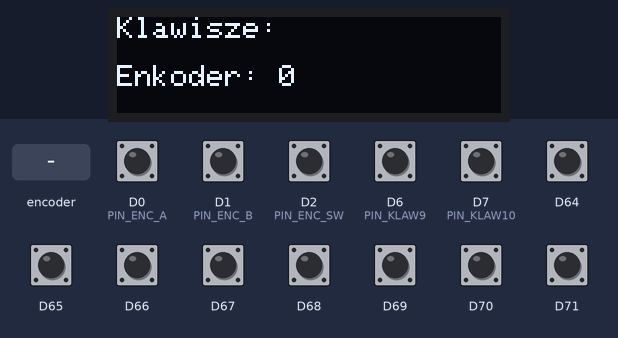
Bench run of a sketch on a simulated Seeed XIAO (SAMD21). Parts: 128×32 one-colour display. Inputs (shaded band) come from the test bench; at power-on: D0 (PIN_ENC_A), D1 (PIN_ENC_B), D2 (PIN_ENC_SW), D6 (PIN_KLAW9), D7 (PIN_KLAW10), D64–71 HIGH. What the sketch prints to the serial monitor is not drawn.

Above: at 1.2 s.
1.3 s: rotary encoder on D0 (PIN_ENC_A) / D1 (PIN_ENC_B) turned 3 steps (first pin leading)
At 2.3 s:
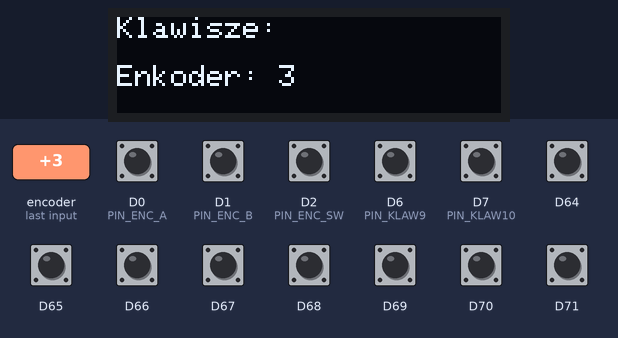
3.4 s: D2 (PIN_ENC_SW) pulled LOW for 0.15 s
At 3.49 s:
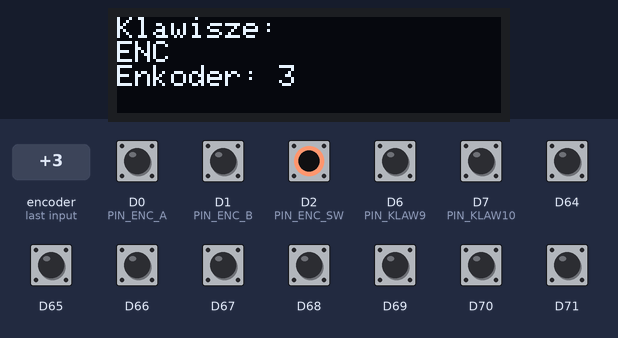
5.0 s: D6 (PIN_KLAW9) pulled LOW for 0.15 s
At 5.09 s:
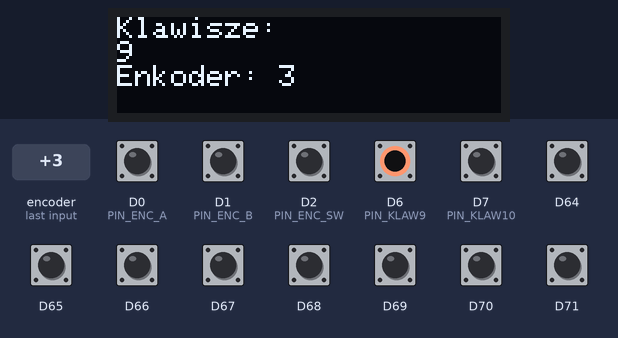
6.6 s: D7 (PIN_KLAW10) pulled LOW for 0.15 s
At 6.69 s:
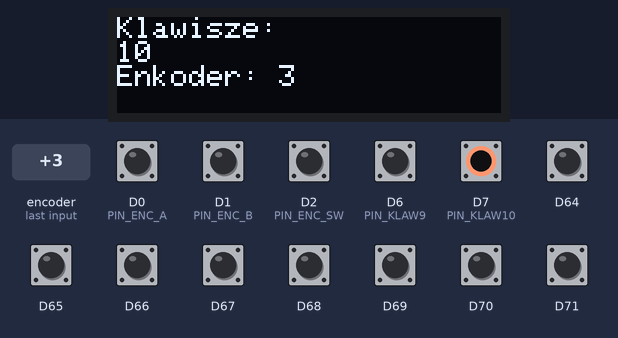
8.2 s: D64 pulled LOW for 0.15 s
At 8.29 s:
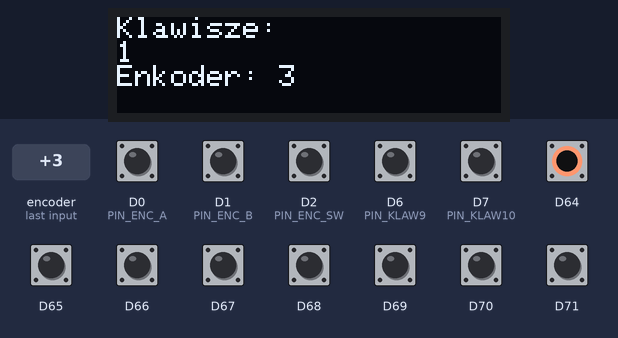
9.8 s: D65 pulled LOW for 0.15 s
At 9.89 s:
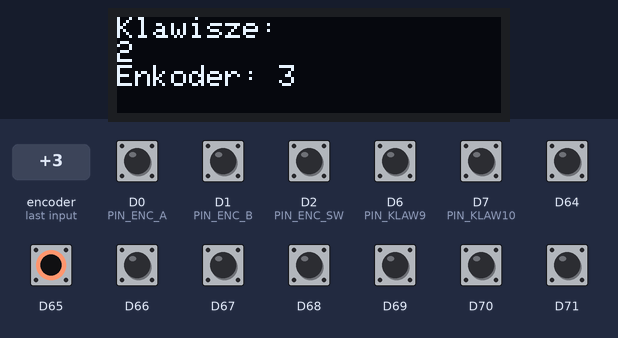
Timing chart, 0 to 12.4 s (numbered marks = the images above; inputs shaded):
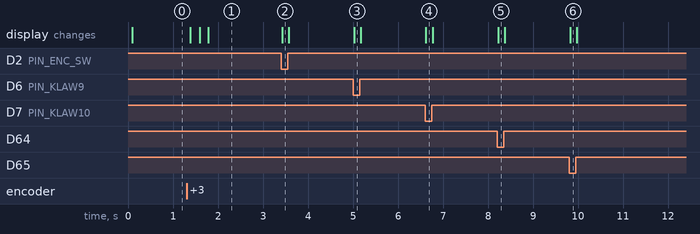

The sketch:

makropad_test.ino
```cpp
/*
 * Program testowy makropada - krok 15 instrukcji.
 *
 * Plytka:     Seeed XIAO nRF52840
 * Biblioteki: PCF8574 (Rob Tillaart), Adafruit SSD1306, Adafruit GFX
 * Monitor portu szeregowego: 115200
 *
 * Pokazuje na wyswietlaczu i na porcie szeregowym, ktore klawisze sa
 * wcisniete oraz licznik obrotow enkodera. Nie wysyla jeszcze nic przez
 * Bluetooth - to tylko diagnostyka polaczen.
 *
 * WAZNE: petla nie uzywa delay() - wymog projektu (docs/06 §5), zeby
 * zwolnienie klawisza w przyszlym trybie "przytrzymaj" bylo wykrywane
 * natychmiast, a nie dopiero po odczekaniu sztywnego opoznienia. Skanowanie
 * klawiszy dziala wiec z pelna predkoscia petli glownej; ograniczone jest
 * tylko odswiezanie wyswietlacza/Serial (patrz OLED_ODSWIEZ_MS), zeby nie
 * zapychac magistrali I2C przy kazdym przebiegu.
 *
 * Jesli enkoder liczy w odwrotna strone, zamien ponizej PIN_ENC_A z PIN_ENC_B.
 */
#include <Wire.h>
#include <PCF8574.h>
#include <Adafruit_GFX.h>
#include <Adafruit_SSD1306.h>

#define ADRES_PCF   0x20      // po zwarciu A0, A1, A2 do GND
#define ADRES_OLED  0x3C
#define OLED_SZER   128
#define OLED_WYS    32        // modul 0.91 cala ma 32, nie 64

// Czas, przez jaki odczyt musi byc stabilny, zeby uznac go za prawdziwa
// zmiane stanu (odfiltrowuje drgania stykow mechanicznych klawiszy).
#define DEBOUNCE_MS       8
// Maksymalna czestosc odswiezania OLED/Serial - same odczyty klawiszy i
// tak dzieja sie co kazdy przebieg petli, to ogranicza tylko rysowanie.
#define OLED_ODSWIEZ_MS   80

const int PIN_ENC_A  = D0;    // enkoder CLK
const int PIN_ENC_B  = D1;    // enkoder DT
const int PIN_ENC_SW = D2;    // enkoder - przycisk
const int PIN_INT    = D3;    // przerwanie z PCF8574 (na razie tylko odczytywany
                               // jako wejscie diagnostyczne - obsluga sleep/wake
                               // na przerwaniu to zadanie Kroku 3, nie tego testu)
const int PIN_KLAW9  = D6;
const int PIN_KLAW10 = D7;

PCF8574 pcf(ADRES_PCF);
Adafruit_SSD1306 oled(OLED_SZER, OLED_WYS, &Wire, -1);

const uint8_t LICZBA_KLAWISZY = 10; // 0-7 = PCF8574 P0-P7, 8 = klawisz 9, 9 = klawisz 10

bool          stanSurowyKlaw[LICZBA_KLAWISZY]   = { false };
bool          stanStabilnyKlaw[LICZBA_KLAWISZY] = { false };
unsigned long czasZmianyKlaw[LICZBA_KLAWISZY]   = { 0 };

bool          swSurowy = false, swStabilny = false;
unsigned long swCzasZmiany = 0;

// Tabela przejsc kwadratury (Gray code) - klasyczna, sprawdzona metoda
// dekodowania enkoderow inkrementalnych. Kazde poprawne przejscie miedzy
// stanami CLK/DT daje +1 albo -1 "cwiartki"; jeden mechaniczny "klik"
// typowego KY-040 to 4 cwiartki, stad dzielenie przez 4 nizej.
const int8_t TABELA_KWADRATURY[16] = {
   0, -1,  1,  0,
   1,  0,  0, -1,
  -1,  0,  0,  1,
   0,  1, -1,  0
};
uint8_t stanKwadratury     = 0;
int16_t akumulatorCwiartek = 0;

long licznikEnkodera = 0;
unsigned long ostatnieOdswiezenieOled = 0;
bool zmianaDoWyswietlenia = true; // wymus pierwsze rysowanie po starcie

void setup() {
  Serial.begin(115200);
  Wire.begin();

  pinMode(PIN_ENC_A,  INPUT_PULLUP);
  pinMode(PIN_ENC_B,  INPUT_PULLUP);
  pinMode(PIN_ENC_SW, INPUT_PULLUP);
  pinMode(PIN_INT,    INPUT_PULLUP);
  pinMode(PIN_KLAW9,  INPUT_PULLUP);
  pinMode(PIN_KLAW10, INPUT_PULLUP);

  if (!pcf.begin(0xFF)) {          // wszystkie osiem pinow jako wejscia
    Serial.println("Nie widze PCF8574 pod 0x20 - sprawdz zasilanie i zworki adresowe.");
  }

  if (!oled.begin(SSD1306_SWITCHCAPVCC, ADRES_OLED)) {
    Serial.println("Nie widze wyswietlacza pod 0x3C - sprawdz SDA/SCL.");
  }
  oled.setTextSize(1);
  oled.setTextColor(SSD1306_WHITE);

  // Stan poczatkowy kwadratury, zeby pierwszy odczyt w loop() nie zaliczyl
  // falszywego przejscia.
  stanKwadratury = (digitalRead(PIN_ENC_A) << 1) | digitalRead(PIN_ENC_B);
}

// Aktualizuje debounce jednego wejscia binarnego. Zwraca true, jesli
// stabilny (odfiltrowany) stan zmienil sie wlasnie w tym wywolaniu.
bool aktualizujDebounce(bool surowy, bool &pamSurowy, bool &pamStabilny,
                         unsigned long &czasZmiany, unsigned long teraz) {
  if (surowy != pamSurowy) {
    pamSurowy  = surowy;
    czasZmiany = teraz;
  }
  if (pamStabilny != pamSurowy && (teraz - czasZmiany) >= DEBOUNCE_MS) {
    pamStabilny = pamSurowy;
    return true;
  }
  return false;
}

void loop() {
  unsigned long teraz = millis();

  // --- klawisze: 8x PCF8574 + 2x wprost na XIAO -------------------------
  uint8_t stanPcf = pcf.read8();     // bit = 0 oznacza wcisniety klawisz
  bool surowe[LICZBA_KLAWISZY];
  for (uint8_t i = 0; i < 8; i++) surowe[i] = !(stanPcf & (1 << i));
  surowe[8] = (digitalRead(PIN_KLAW9)  == LOW);
  surowe[9] = (digitalRead(PIN_KLAW10) == LOW);

  for (uint8_t i = 0; i < LICZBA_KLAWISZY; i++) {
    if (aktualizujDebounce(surowe[i], stanSurowyKlaw[i], stanStabilnyKlaw[i],
                            czasZmianyKlaw[i], teraz)) {
      zmianaDoWyswietlenia = true;
    }
  }

  // --- przycisk enkodera --------------------------------------------------
  if (aktualizujDebounce(digitalRead(PIN_ENC_SW) == LOW, swSurowy, swStabilny,
                          swCzasZmiany, teraz)) {
    zmianaDoWyswietlenia = true;
  }

  // --- obrot enkodera: pelna kwadratura, bez debounce'u czasowego --------
  // (rezystory/kondensatory na CLK/DT filtruja drgania sprzetowo; patrz
  // docs/02-elektronika-i-piny.md - filtr 100 nF). Sprawdzane co kazdy
  // przebieg petli, zeby nie zgubic szybkiego obrotu.
  stanKwadratury = ((stanKwadratury << 2) | (digitalRead(PIN_ENC_A) << 1) | digitalRead(PIN_ENC_B)) & 0x0F;
  akumulatorCwiartek += TABELA_KWADRATURY[stanKwadratury];
  if (akumulatorCwiartek >= 4) {
    licznikEnkodera++;
    akumulatorCwiartek = 0;
    zmianaDoWyswietlenia = true;
  } else if (akumulatorCwiartek <= -4) {
    licznikEnkodera--;
    akumulatorCwiartek = 0;
    zmianaDoWyswietlenia = true;
  }

  // --- rysowanie: tylko gdy jest zmiana i minelo okno throttlingu --------
  if (zmianaDoWyswietlenia && (teraz - ostatnieOdswiezenieOled >= OLED_ODSWIEZ_MS)) {
    String lista = "";
    for (uint8_t i = 0; i < LICZBA_KLAWISZY; i++) {
      if (stanStabilnyKlaw[i]) lista += String(i + 1) + " ";
    }
    if (swStabilny) lista += "ENC ";

    oled.clearDisplay();
    oled.setCursor(0, 0);
    oled.println("Klawisze:");
    oled.println(lista);
    oled.println("Enkoder: " + String(licznikEnkodera));
    oled.display();

    Serial.println(lista + "| enkoder " + String(licznikEnkodera));

    ostatnieOdswiezenieOled = teraz;
    zmianaDoWyswietlenia = false;
  }
}
```

Measured:
- after the input at 1.3 s, the display: first changes after 0.09 s (image 1 shows a later state)
- after the input at 3.4 s, the display: changes at once (image 2)
- after the input at 5.0 s, the display: changes at once (image 3)
- after the input at 6.6 s, the display: changes at once (image 4)
- after the input at 8.2 s, the display: changes at once (image 5)
- after the input at 9.8 s, the display: changes at once (image 6)
